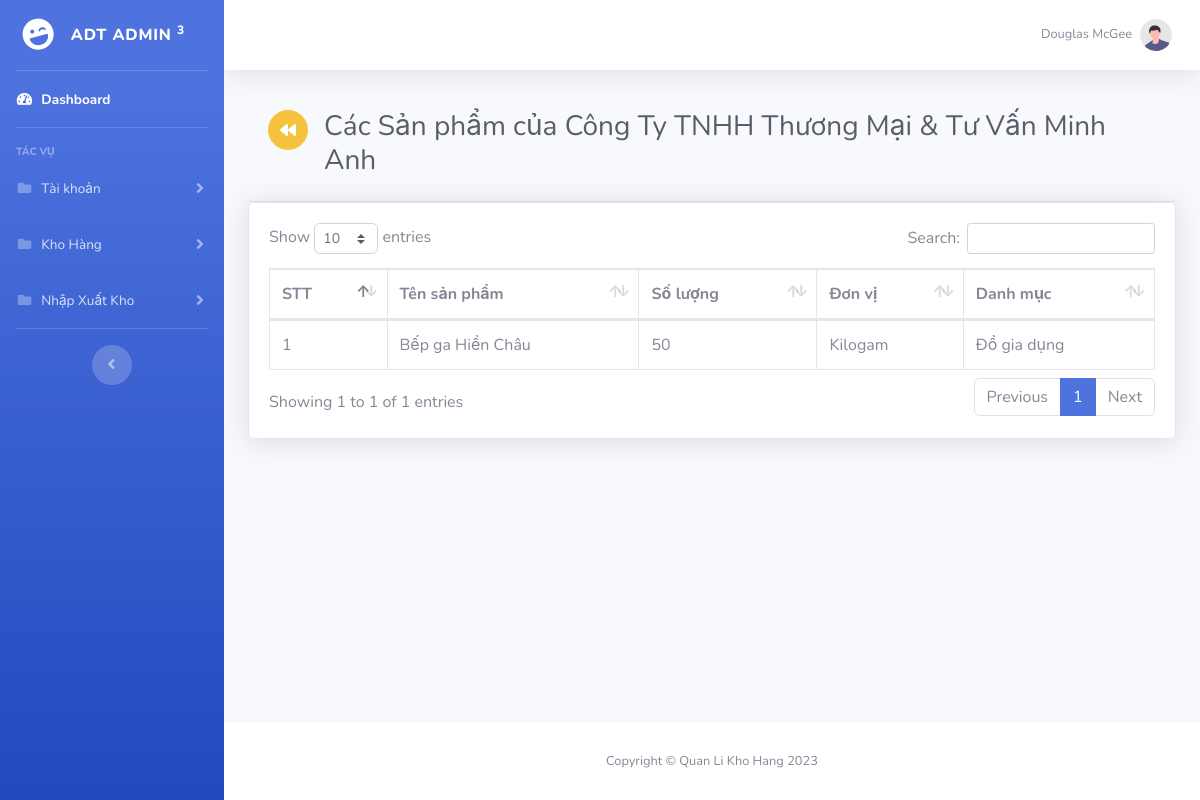
The app's page /quanlikhohang/dssanphambynhaphanphoi.php?nhaPhanPhoiId=3, older data.
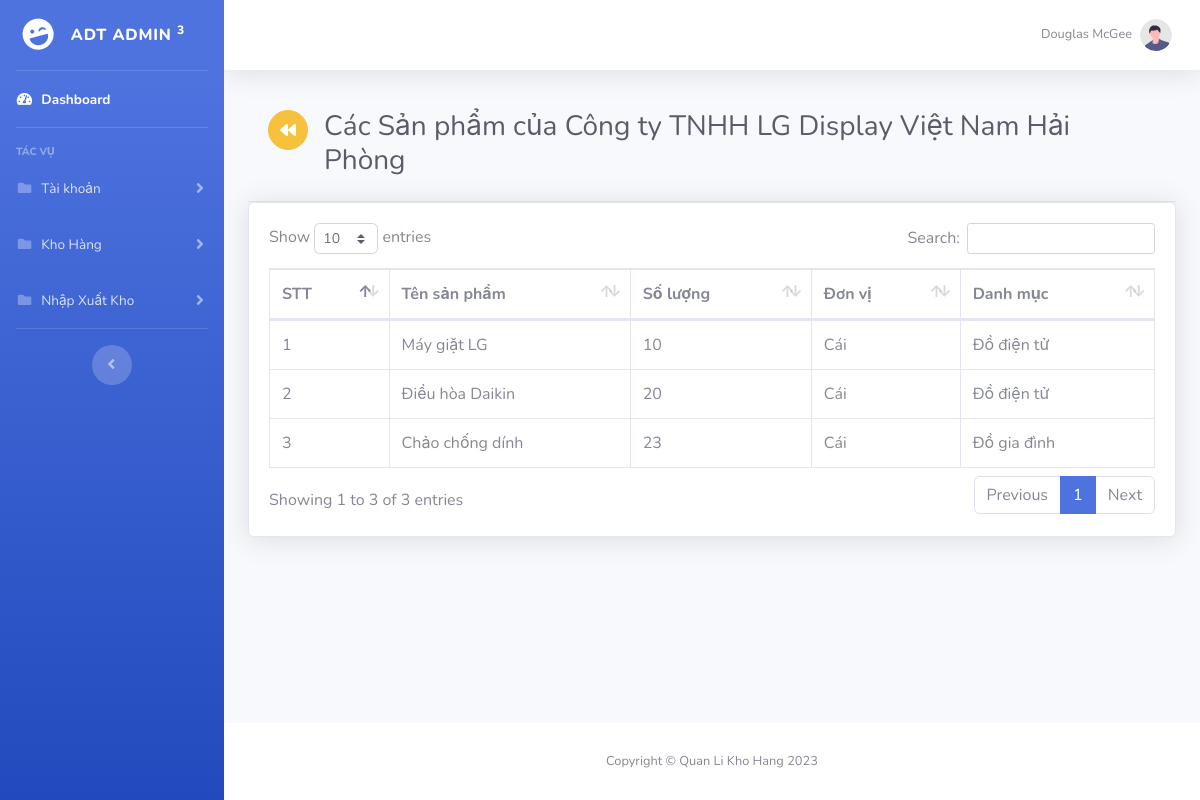
The same page, newer data.
### tables this page shows
CREATE TABLE `nhaphanphoi` (
  `id` int(11) NOT NULL,
  `tenNhaPhanPhoi` varchar(255) NOT NULL,
  `dienThoai` varchar(20) NOT NULL,
  `diaChi` varchar(255) NOT NULL
);

CREATE TABLE `sanpham` (
  `id` int(11) NOT NULL,
  `tenSanPham` varchar(255) NOT NULL,
  `soLuong` int(11) NOT NULL,
  `donViId` int(11) NOT NULL,
  `nhaPhanPhoiId` int(11) NOT NULL,
  `danhMucId` int(11) NOT NULL
);

CREATE TABLE `donvi` (
  `id` int(11) NOT NULL,
  `tenDonVi` varchar(255) NOT NULL
);

CREATE TABLE `danhmuc` (
  `id` int(11) NOT NULL,
  `tenDanhMuc` varchar(255) NOT NULL,
  `maDanhMuc` varchar(255) NOT NULL
);

### quanlikhohang/dssanphambynhaphanphoi.php (the view, shortened to what this page needs)
<!DOCTYPE html>
<html lang="en">
<head>
    <link href="../vendor/fontawesome-free/css/all.min.css" rel="stylesheet" type="text/css">
    <link href="../css/sb-admin-2.min.css" rel="stylesheet">
    <link href="../vendor/datatables/dataTables.bootstrap4.min.css" rel="stylesheet">
</head>
<body id="page-top">
    <div id="wrapper">
        <?php
        include("sidebar.php");
        ?>
        <div id="content-wrapper" class="d-flex flex-column">
            <div id="content">
                <?php
                include("header.php");
                ?>
                <div class="container-fluid">
                    <?php
                    if (isset($_GET['nhaPhanPhoiId'])) {
                        require 'connect.php';
                        $nhaPhanPhoiId = $_GET['nhaPhanPhoiId'];
                        $sql = "SELECT sanpham.*, danhmuc.tenDanhMuc, donvi.tenDonVi, nhaphanphoi.tenNhaPhanPhoi
                            FROM sanpham, danhmuc, donvi, nhaphanphoi
                            WHERE sanpham.nhaPhanPhoiId = $nhaPhanPhoiId
                            AND danhmuc.id = sanpham.danhMucId
                            AND donvi.id = sanpham.donViId
                            AND nhaphanphoi.id = sanpham.nhaPhanPhoiId
                        ";
                        $sqlNhaPP = "SELECT * FROM nhaphanphoi WHERE id='$nhaPhanPhoiId'";
                        $tenNPP = mysqli_query($conn, $sqlNhaPP);
                        $rowNPP = $tenNPP->fetch_assoc();
                        $tenNPP = $rowNPP['tenNhaPhanPhoi'];
                        $sanpham = mysqli_query($conn, $sql);
                        $counter = 1;
                    }
                    ?>
                    <div class="card-header py-3 d-flex justify-content-start">
                        <a href="javascript:history.back()" class="btn btn-warning btn-circle">
                            <i class="fas fa-backward"></i>
                        </a>
                        <h1 class="h3 text-gray-800 pl-3"> Các Sản phẩm của
                            <?php echo $tenNPP ?>
                        </h1>
                    </div>
                    <div class="card shadow mb-4">
                        <div class="card-body">
                            <div class="table-responsive">
                                <table class="table table-bordered" id="dataTable" width="100%" cellspacing="0">
                                    <thead>
                                        <tr>
                                            <th> STT </th>
                                            <th> Tên sản phẩm </th>
                                            <th> Số lượng </th>
                                            <th> Đơn vị </th>
                                            <th> Danh mục </th>
                                        </tr>
                                    </thead>
                                    <tbody>
                                        <?php while ($row = $sanpham->fetch_assoc()) {
                                            $cnt = $counter;
                                            $counter++;
                                            $tenSanPham = $row['tenSanPham'];
                                            $soLuong = $row['soLuong'];
                                            $donVi = $row['tenDonVi'];
                                            $danhMuc = $row['tenDanhMuc'];
                                            ?>
                                            <tr>
                                                <td>
                                                    <?php echo $cnt; ?>
                                                </td>
                                                <td>
                                                    <?php echo $tenSanPham; ?>
                                                </td>
                                                <td>
                                                    <?php echo $soLuong; ?>
                                                </td>
                                                <td>
                                                    <?php echo $donVi; ?>
                                                </td>
                                                <td>
                                                    <?php echo $danhMuc; ?>
                                                </td>
                                            <?php }
                                        ; ?>
                                        </tr>
                                    </tbody>
                                </table>
                            </div>
                        </div>
                    </div>
                </div>
            </div>
            <footer class="sticky-footer bg-white">
                <div class="container my-auto">
                    <div class="copyright text-center my-auto">
                        <span>Copyright &copy; Quan Li Kho Hang 2023</span>
                    </div>
                </div>
            </footer>
        </div>
    </div>
</body>
</html>

Row changes from the older to the newer data that the page shows:
no longer on this page (row edited): sanpham: cnt "1", tenSanPham "Bếp ga Hiền Châu", soLuong "50", donViId.tenDonVi "Kilogam", danhMucId.tenDanhMuc "Đồ gia dụng"
changed nhaphanphoi: tenNhaPhanPhoi "Công Ty TNHH Thương Mại & Tư Vấn Minh Anh" → "Công ty TNHH LG Display Việt Nam Hải Phòng"
added sanpham: cnt "1", tenSanPham "Máy giặt LG", soLuong "10", donViId.tenDonVi "Cái", danhMucId.tenDanhMuc "Đồ điện tử"
added sanpham: cnt "2", tenSanPham "Điều hòa Daikin", soLuong "20", donViId.tenDonVi "Cái", danhMucId.tenDanhMuc "Đồ điện tử"
added sanpham: cnt "3", tenSanPham "Chảo chống dính", soLuong "23", donViId.tenDonVi "Cái", danhMucId.tenDanhMuc "Đồ gia đình"
Text that changed along with them:
text written by a page script: "Show entries Search: Showing 1 to 1 of 1 entries Previous 1 Next" → "Show entries Search: Showing 1 to 3 of 3 entries Previous 1 Next"
